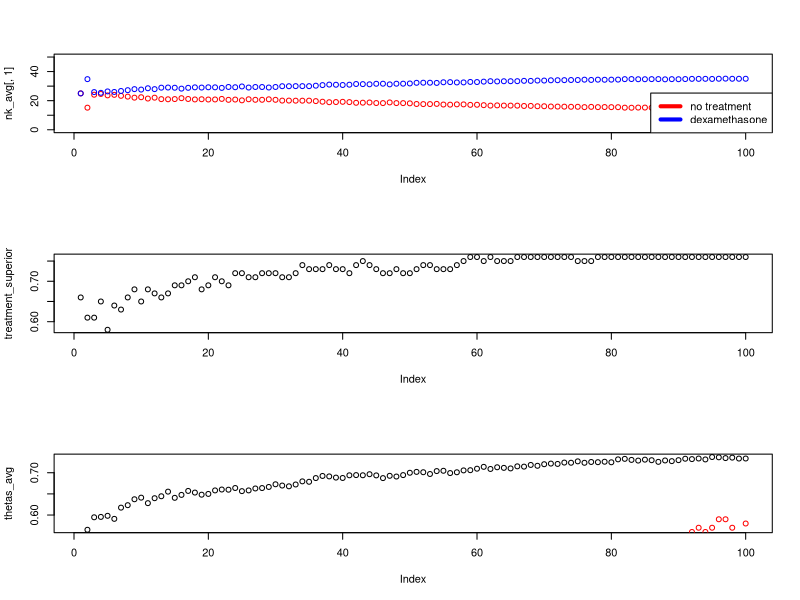

Write the R code that produced this figure.
rm(list=ls(all=TRUE))

set.seed(20)

reps = 100

K = 100
nk_   = 50 #patients per stage
rand_ratio = 0.5
Nx    = c(501, 1279, 324) + c(1034, 2604, 683)
Px    = Nx/sum(Nx)
Py   = matrix(c(0.140, 0.262, 0.414, 0.178, 0.233, 0.293), nrow=3)
#Py    = c(0.25,0.22) #probability of death on each treatment
S     = length(Py[1,]) #Number of treatments
T     = length(Px) #Number of care
Kx     = round(K*Px) #number of stages in trial
Ky = cumsum(Kx)

alpha       = 1 #uninformative beta
beta        = 1 #uninformative beta
Y           = matrix(nrow=K, ncol=S)
postmean    = matrix(nrow=K, ncol=S)
mle         = matrix(nrow=K, ncol=S)
PostAlpha   = matrix(nrow=K, ncol=S)
PostBeta    = matrix(nrow=K, ncol=S)

nk          = matrix(25, nrow=K,ncol=S)
rand_ratios = vector(length=K)

UPPER_LIMIT <- 0.9
LOWER_LIMIT <- 0.1

nka = array(dim = c(K, S, reps))
Ya = array(dim = c(K, S, reps))
postmean_a = array(dim = c(K, S, reps))


thetas = matrix(nrow=reps, ncol=K)


#y = vector(length=3)

start = 1

# Stage 1
for (h in 1:T){
for (n in start:Ky[h]){
for(j in 1:S){
y = rbinom(1, nk[1,j], Py[h,j])
Y[1,j]         = y
PostAlpha[1,j] = alpha + Y[1,j]
PostBeta[1,j]  = beta  + nk[1,j] -Y[1,j]
postmean[1,j]  = PostAlpha[1,j]/(PostAlpha[1,j]+PostBeta[1,j])
mle[1,j]       = sum(Y[1,j])/(1*nk[1,j])

}
for(i in 2:K){

nk[i, 1] = round(nk_ * (1-rand_ratio))
nk[i, 2] = round(nk_ * rand_ratio)

for(j in 1:S){
y = rbinom(1, nk[i,j], Py[h,j])
Y[i,j]         = y
PostAlpha[i,j] = sum(Y[1:i,j], na.rm=T)
PostBeta[i,j]  = sum(nk[1:i,j]-Y[1:i,j], na.rm=T)
postmean[i,j]  = PostAlpha[i,j]/(PostAlpha[i,j]+PostBeta[i,j])
mle[i,j]       = sum(Y[1:i,j])/sum(nk[1:i,j])


}

X1 <- rbeta(100, PostAlpha[i, 1], PostBeta[i, 1])
X2 <- rbeta(100, PostAlpha[i, 2], PostBeta[i, 2])
theta <- length(X1[X1>=X2])/100
thetas[n,i] <- theta
k = i/(K)
rand_ratio <- theta^k / (theta^k + (1-theta)^k)
rand_ratios[i] = rand_ratio

#making sure samples don't go to 0
if (rand_ratio>UPPER_LIMIT){
  rand_ratio = UPPER_LIMIT
}
if (rand_ratio<LOWER_LIMIT){
  rand_ratio = LOWER_LIMIT
}
}
nka[,,n] = nk
Ya[,,n] = Y
postmean_a[,,n] = postmean
}

start = Ky[h]+1
}

Ky
nk_avg = matrix(nrow=K, ncol=S)
for (j in 1:S){
  nk_avg[,j] = apply(nka[,j,1:100], 1, mean)
}


sum(nk_avg[,1])
sum(nk_avg[,2])

par(mfcol=c(3,1))
plot(nk_avg[,1], ylim = c(0,50), col='red')
points(nk_avg[,2], col='blue')
legend("bottomright",legend = c('no treatment', 'dexamethasone'),col = c("red", "blue"), lwd=4)


sum(Ya)/reps
#Y_avg = matrix(nrow=K, ncol=S)
#for (j in 1:S){
#  Y_avg[,j] = apply(Ya[,j,], 1, mean)
#}

treatment_superior = vector(length=K)
for (i in 1:K){
  treatment_superior[i] = mean(postmean_a[i,1,] >= postmean_a[i,2,])
}

plot(treatment_superior)

thetas_avg = apply(thetas, 2, mean)
plot(thetas_avg)
above_theta = thetas > 0.95
above_theta_avg = apply(above_theta, 2, mean)
points(above_theta_avg, col = 'red')

#plot(postmean[,1],ylim=range(postmean),type="l",lwd=4,
#     ylab="Posterior mean",xlab="Interim Analysis")
#lines(postmean[,2],type="l",lwd=4,col="red")
#legend("bottomright",c("Treatment 1","Treatment 2"),col=c("black","red"),lwd=4,bty="n")

#lines(mle[,1],ylim=range(mle),type="l",lwd=4,lty=2)
#lines(mle[,2],type="l",lwd=4,col="red",lty=2)
